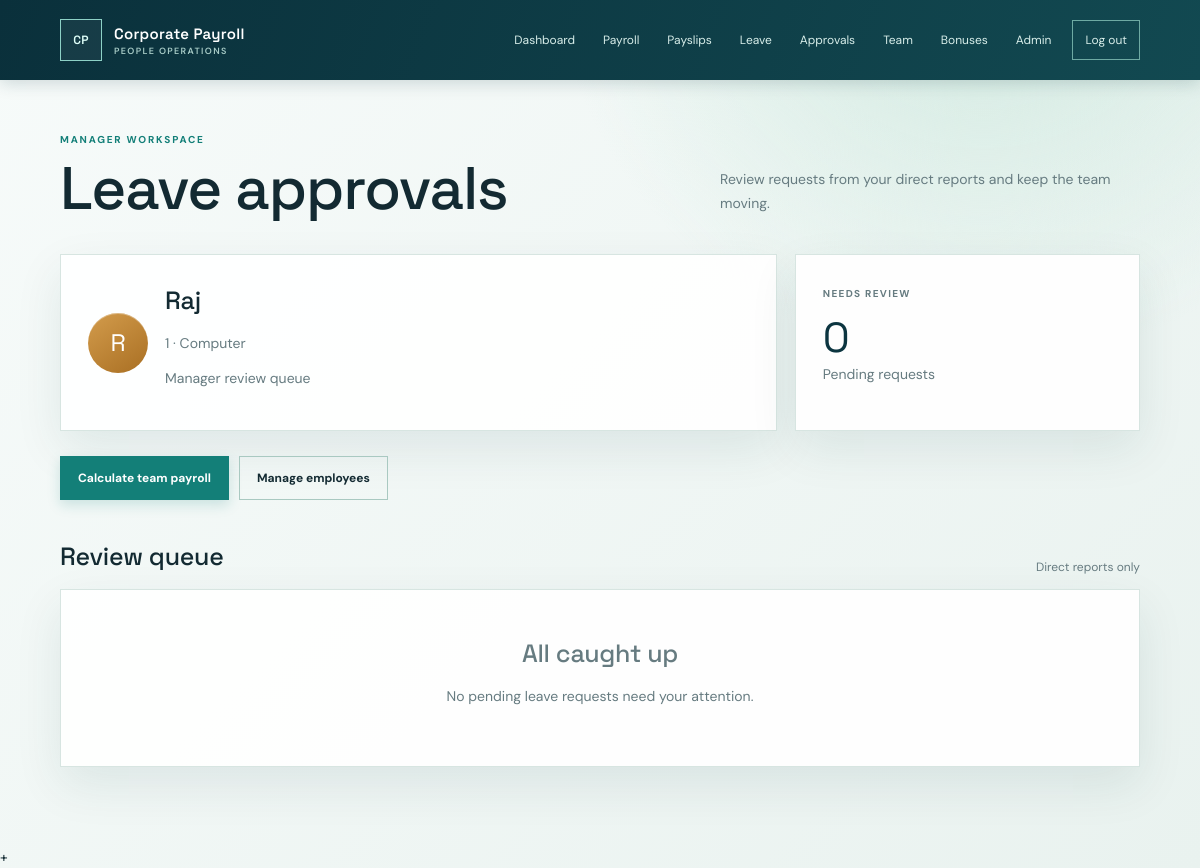
The page /leave/pending/ (signed in) on the database its author committed.
### payroll/models.py (models this page shows, shortened)
class Employee(models.Model):#table stores emp info
    employee_id = models.CharField(
        max_length=20,
        unique=True
    )
    full_name = models.CharField(max_length=150)
    email = models.EmailField(unique=True)
    department = models.ForeignKey(  # 1 dep can have many employees, but each employee belongs to one department.
        Department,
        on_delete=models.PROTECT,
        related_name="employees"
    )
    salary_band = models.ForeignKey(
        SalaryBand,
        on_delete=models.PROTECT,
        related_name="employees"
    )
    base_salary = models.DecimalField(
        max_digits=12,
        decimal_places=2,
        null=True,
        blank=True,
        help_text="Annual base salary in INR. Defaults to the salary band minimum when blank."
    )
    manager = models.ForeignKey(
        "self",
        on_delete=models.SET_NULL,
        null=True,
        blank=True,
        related_name="team_members"
    )
    joining_date = models.DateField()
    is_active = models.BooleanField(default=True)

class Department(models.Model):  # create the dep table
    name = models.CharField(max_length=100, unique=True)
    description = models.TextField(blank=True)

### payroll/views.py (the view)
@login_required(login_url="manager_login")
def pending_leaves(request):
    try:
        manager = Employee.objects.get(
            email=request.user.email
        )
    except Employee.DoesNotExist:
        return render(
            request,
            "pending_leaves.html",# redirect to html for aprrove or reject req
            {
                "leaves": [],
                "error": "No employee record is linked to this account."
            }
        )
    team_members = Employee.objects.filter(
        manager=manager,
        is_active=True
    )
    leaves = LeaveRequest.objects.filter(
        employee__in=team_members,
        status="PENDING"
    ).select_related(
        "employee",
        "employee__manager"
    )
    return render(
        request,
        "pending_leaves.html",
        {
            "leaves": leaves,
            "manager": manager
        }
    )

### payroll/templates/pending_leaves.html (shortened to what this page needs)
{% extends "base.html" %}
{% block content %}
<main class="shell"><div class="page-head"><div><p class="eyebrow">Manager workspace</p><h1>Leave approvals</h1></div><p class="lede">Review requests from your direct reports and keep the team moving.</p></div><section class="grid two"><div class="panel pad profile"><div class="avatar">{{ manager.full_name|slice:":1" }}</div><div><h2>{{ manager.full_name }}</h2><p class="muted">{{ manager.employee_id }} &middot; {{ manager.department.name }}</p><p class="muted">Manager review queue</p></div></div><div class="panel pad"><span class="stat-label">Needs review</span><strong class="stat-value">{{ leaves|length }}</strong><span class="muted">Pending requests</span></div></section><div class="actions"><a class="button primary" href="{% url 'payroll_calculation' %}">Calculate team payroll</a><a class="button" href="/admin/payroll/employee/">Manage employees</a></div><div class="section-head"><h2>Review queue</h2><span>Direct reports only</span></div><section class="panel">{% if leaves %}<div class="table-wrap"><table><thead><tr><th>Employee</th><th>Leave</th><th>Dates</th><th>Reason</th><th>Decision</th></tr></thead><tbody>{% for leave in leaves %}<tr><td><strong>{{ leave.employee.full_name }}</strong><br><span class="muted">{{ leave.employee.employee_id }}</span></td><td>{{ leave.get_leave_type_display }}</td><td>{{ leave.start_date|date:"M d, Y" }}<br>{{ leave.end_date|date:"M d, Y" }}</td><td>{{ leave.reason }}</td><td><div style="display:flex;gap:7px"><form method="post" action="{% url 'update_leave_status' leave.id 'APPROVED' %}">{% csrf_token %}<button type="submit">Approve</button></form><form method="post" action="{% url 'update_leave_status' leave.id 'REJECTED' %}">{% csrf_token %}<button type="submit" style="background:var(--red)">Reject</button></form></div></td></tr>{% endfor %}</tbody></table></div>{% else %}<div class="empty"><h2>All caught up</h2><p>No pending leave requests need your attention.</p></div>{% endif %}</section></main>
+{% endblock %}

### payroll/templates/base.html (style rules this page uses)
:root { --ink:#132a32; --muted:#667b80; --line:#d7e5e1; --paper:#fff; --wash:#eef5f2; --teal:#137f78; --deep:#0c3540; --gold:#bd8430; --red:#a64040; --shadow:0 18px 45px rgba(16,61,71,.09); }
* { box-sizing:border-box; }
html { background:var(--wash); }
body { margin:0; min-height:100vh; color:var(--ink); background:radial-gradient(circle at 82% -8%,#cfe9df 0,transparent 32%),linear-gradient(135deg,#f7fbfa 0%,#e9f2ef 100%); font:14px/1.5 "DM Sans",sans-serif; }
a { color:inherit; transition:color .2s,background .2s,transform .2s,border-color .2s; }
.shell { width:min(1160px,90vw); margin:52px auto 80px; }
.eyebrow { margin:0 0 11px; color:var(--teal); font-size:10px; font-weight:700; letter-spacing:.18em; text-transform:uppercase; }
h1,h2 { font-family:"Space Grotesk",sans-serif; font-weight:500; }
h1 { margin:0; font-size:clamp(37px,5vw,62px); line-height:1.03; letter-spacing:-.02em; }
h2 { margin:0; font-size:25px; letter-spacing:-.01em; }
.lede { color:var(--muted); line-height:1.75; }
.page-head { display:flex; align-items:end; justify-content:space-between; gap:25px; margin-bottom:34px; }
.page-head .lede { max-width:420px; margin:0 0 4px; }
.grid { display:grid; gap:18px; }
.two { grid-template-columns:1.35fr .65fr; }
.panel { background:rgba(255,255,255,.95); border:1px solid var(--line); box-shadow:var(--shadow); }
.pad { padding:27px; }
.profile { display:flex; align-items:center; gap:17px; }
.avatar { display:grid; place-items:center; flex:0 0 60px; width:60px; height:60px; border-radius:50%; color:#fff; background:linear-gradient(145deg,#d39c4c,#a96f23); box-shadow:inset 0 1px rgba(255,255,255,.35); font:24px "Space Grotesk",sans-serif; }
.profile h2 { margin:0 0 4px; }
.muted { color:var(--muted); }
.stat-label { color:var(--muted); font-size:10px; font-weight:700; letter-spacing:.13em; text-transform:uppercase; }
.stat-value { display:block; margin-top:8px; color:var(--deep); font:42px "Space Grotesk",sans-serif; }
.actions { display:flex; flex-wrap:wrap; align-items:center; gap:10px; margin:25px 0 38px; }
.button { display:inline-block; padding:12px 17px; border:1px solid #a9c9c1; text-decoration:none; font-weight:700; font-size:12px; }
.primary { border-color:var(--teal); color:#fff; background:var(--teal); box-shadow:0 5px 12px rgba(19,127,120,.18); }
.section-head { display:flex; align-items:end; justify-content:space-between; gap:15px; margin:30px 0 13px; }
.section-head span { color:var(--muted); font-size:12px; }
.empty { padding:45px 30px; color:var(--muted); text-align:center; }

### rows shown on the page
Employee: full_name "R", full_name "Raj", employee_id "1", department.name "Computer"

### other values the page prints
{{ leaves|length }} "0"
